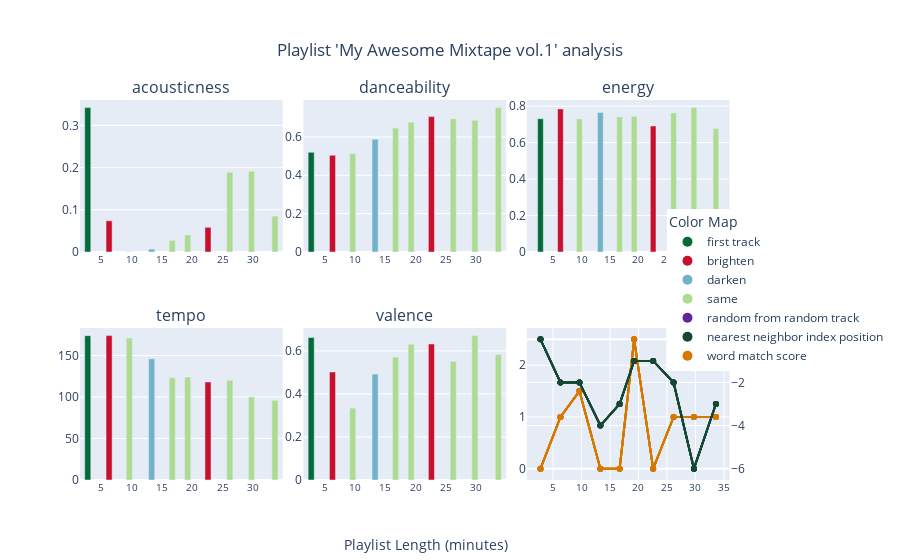

Notebook code for this chart:
### Code cell
myplts.plot_my_playlist(my_playlist, "My Awesome Mixtape vol.1")

### Figure 1 — Plotly figure (JSON) as saved in the notebook; plotly's stock layout.template omitted (floating-point values rounded to 4 significant figures)
{"data": [{"hoverinfo": "text", "hovertext": ["Track: As It Was<br>Artist: Harry Styles<br>Artist Genres: pop<br>Key: F#m<br>Energy: Perfectly harmonic<br>Mood: Same", "Track: Heart Attack<br>Artist: Demi Lovato<br>Artist Genres: pop | post-teen pop<br>Key: G#<br>Energy: Goosebumps<br>Mood: Brighten", "Track: Blinding Lights<br>Artist: The Weeknd<br>Artist Genres: canadian contemporary r&b | canadian pop | pop<br>Key: C#<br>Energy: Goosebumps<br>Mood: Same", "Track: GODS<br>Artist: League of Legends<br>Artist Genres: speedrun | video game music<br>Key: D#m<br>Energy: Goosebumps<br>Mood: Darken", "Track: More Than You Know<br>Artist: Axwell /\\ Ingrosso<br>Artist Genres: edm | pop dance | progressive electro house<br>Key: Fm<br>Energy: Raise energy<br>Mood: Same", "Track: Piece Of Your Heart<br>Artist: MEDUZA<br>Artist Genres: edm | pop dance | pop house | uk dance<br>Key: A#m<br>Energy: Goosebumps<br>Mood: Same", "Track: Flowers<br>Artist: Miley Cyrus<br>Artist Genres: pop<br>Key: C<br>Energy: Goosebumps<br>Mood: Brighten", "Track: Circles<br>Artist: Post Malone<br>Artist Genres: dfw rap | melodic rap | pop | rap<br>Key: C<br>Energy: Perfectly harmonic<br>Mood: Same", "Track: Happier<br>Artist: Marshmello<br>Artist Genres: brostep | edm | pop | progressive electro house<br>Key: F<br>Energy: Goosebumps<br>Mood: Same", "Track: Blank Space<br>Artist: Taylor Swift<br>Artist Genres: pop<br>Key: F<br>Energy: Perfectly harmonic<br>Mood: Same"], "marker": {"color": ["#046a38", "#c8102e", "#addc91", "#71b2c9", "#addc91", "#addc91", "#c8102e", "#addc91", "#addc91", "#addc91"]}, "showlegend": false, "type": "bar", "width": 1, "x": [2.79, 6.3, 9.63, 13.31, 16.69, 19.24, 22.58, 26.17, 29.74, 33.6], "xaxis": "x", "y": [0.342, 0.0738, 0.00143, 0.00685, 0.0275, 0.0404, 0.0584, 0.189, 0.191, 0.085], "yaxis": "y"}, {"hovertext": ["Track: As It Was<br>Artist: Harry Styles<br>Artist Genres: pop<br>Key: F#m<br>Energy: Perfectly harmonic<br>Mood: Same", "Track: Heart Attack<br>Artist: Demi Lovato<br>Artist Genres: pop | post-teen pop<br>Key: G#<br>Energy: Goosebumps<br>Mood: Brighten", "Track: Blinding Lights<br>Artist: The Weeknd<br>Artist Genres: canadian contemporary r&b | canadian pop | pop<br>Key: C#<br>Energy: Goosebumps<br>Mood: Same", "Track: GODS<br>Artist: League of Legends<br>Artist Genres: speedrun | video game music<br>Key: D#m<br>Energy: Goosebumps<br>Mood: Darken", "Track: More Than You Know<br>Artist: Axwell /\\ Ingrosso<br>Artist Genres: edm | pop dance | progressive electro house<br>Key: Fm<br>Energy: Raise energy<br>Mood: Same", "Track: Piece Of Your Heart<br>Artist: MEDUZA<br>Artist Genres: edm | pop dance | pop house | uk dance<br>Key: A#m<br>Energy: Goosebumps<br>Mood: Same", "Track: Flowers<br>Artist: Miley Cyrus<br>Artist Genres: pop<br>Key: C<br>Energy: Goosebumps<br>Mood: Brighten", "Track: Circles<br>Artist: Post Malone<br>Artist Genres: dfw rap | melodic rap | pop | rap<br>Key: C<br>Energy: Perfectly harmonic<br>Mood: Same", "Track: Happier<br>Artist: Marshmello<br>Artist Genres: brostep | edm | pop | progressive electro house<br>Key: F<br>Energy: Goosebumps<br>Mood: Same", "Track: Blank Space<br>Artist: Taylor Swift<br>Artist Genres: pop<br>Key: F<br>Energy: Perfectly harmonic<br>Mood: Same"], "line": {"color": "#d57800"}, "mode": "lines+markers", "showlegend": false, "type": "scatter", "x": [2.79, 6.3, 9.63, 13.31, 16.69, 19.24, 22.58, 26.17, 29.74, 33.6], "xaxis": "x6", "y": [0, 1, 1.5, 0, 0, 2.5, 0, 1, 1, 1], "yaxis": "y11"}, {"hovertext": ["Track: As It Was<br>Artist: Harry Styles<br>Artist Genres: pop<br>Key: F#m<br>Energy: Perfectly harmonic<br>Mood: Same", "Track: Heart Attack<br>Artist: Demi Lovato<br>Artist Genres: pop | post-teen pop<br>Key: G#<br>Energy: Goosebumps<br>Mood: Brighten", "Track: Blinding Lights<br>Artist: The Weeknd<br>Artist Genres: canadian contemporary r&b | canadian pop | pop<br>Key: C#<br>Energy: Goosebumps<br>Mood: Same", "Track: GODS<br>Artist: League of Legends<br>Artist Genres: speedrun | video game music<br>Key: D#m<br>Energy: Goosebumps<br>Mood: Darken", "Track: More Than You Know<br>Artist: Axwell /\\ Ingrosso<br>Artist Genres: edm | pop dance | progressive electro house<br>Key: Fm<br>Energy: Raise energy<br>Mood: Same", "Track: Piece Of Your Heart<br>Artist: MEDUZA<br>Artist Genres: edm | pop dance | pop house | uk dance<br>Key: A#m<br>Energy: Goosebumps<br>Mood: Same", "Track: Flowers<br>Artist: Miley Cyrus<br>Artist Genres: pop<br>Key: C<br>Energy: Goosebumps<br>Mood: Brighten", "Track: Circles<br>Artist: Post Malone<br>Artist Genres: dfw rap | melodic rap | pop | rap<br>Key: C<br>Energy: Perfectly harmonic<br>Mood: Same", "Track: Happier<br>Artist: Marshmello<br>Artist Genres: brostep | edm | pop | progressive electro house<br>Key: F<br>Energy: Goosebumps<br>Mood: Same", "Track: Blank Space<br>Artist: Taylor Swift<br>Artist Genres: pop<br>Key: F<br>Energy: Perfectly harmonic<br>Mood: Same"], "line": {"color": "#154734"}, "mode": "lines+markers", "showlegend": false, "type": "scatter", "x": [2.79, 6.3, 9.63, 13.31, 16.69, 19.24, 22.58, 26.17, 29.74, 33.6], "xaxis": "x6", "y": [0, -2, -2, -4, -3, -1, -1, -2, -6, -3], "yaxis": "y12"}, {"hoverinfo": "text", "hovertext": ["Track: As It Was<br>Artist: Harry Styles<br>Artist Genres: pop<br>Key: F#m<br>Energy: Perfectly harmonic<br>Mood: Same", "Track: Heart Attack<br>Artist: Demi Lovato<br>Artist Genres: pop | post-teen pop<br>Key: G#<br>Energy: Goosebumps<br>Mood: Brighten", "Track: Blinding Lights<br>Artist: The Weeknd<br>Artist Genres: canadian contemporary r&b | canadian pop | pop<br>Key: C#<br>Energy: Goosebumps<br>Mood: Same", "Track: GODS<br>Artist: League of Legends<br>Artist Genres: speedrun | video game music<br>Key: D#m<br>Energy: Goosebumps<br>Mood: Darken", "Track: More Than You Know<br>Artist: Axwell /\\ Ingrosso<br>Artist Genres: edm | pop dance | progressive electro house<br>Key: Fm<br>Energy: Raise energy<br>Mood: Same", "Track: Piece Of Your Heart<br>Artist: MEDUZA<br>Artist Genres: edm | pop dance | pop house | uk dance<br>Key: A#m<br>Energy: Goosebumps<br>Mood: Same", "Track: Flowers<br>Artist: Miley Cyrus<br>Artist Genres: pop<br>Key: C<br>Energy: Goosebumps<br>Mood: Brighten", "Track: Circles<br>Artist: Post Malone<br>Artist Genres: dfw rap | melodic rap | pop | rap<br>Key: C<br>Energy: Perfectly harmonic<br>Mood: Same", "Track: Happier<br>Artist: Marshmello<br>Artist Genres: brostep | edm | pop | progressive electro house<br>Key: F<br>Energy: Goosebumps<br>Mood: Same", "Track: Blank Space<br>Artist: Taylor Swift<br>Artist Genres: pop<br>Key: F<br>Energy: Perfectly harmonic<br>Mood: Same"], "marker": {"color": ["#046a38", "#c8102e", "#addc91", "#71b2c9", "#addc91", "#addc91", "#c8102e", "#addc91", "#addc91", "#addc91"]}, "showlegend": false, "type": "bar", "width": 1, "x": [2.79, 6.3, 9.63, 13.31, 16.69, 19.24, 22.58, 26.17, 29.74, 33.6], "xaxis": "x2", "y": [0.52, 0.504, 0.513, 0.588, 0.646, 0.677, 0.706, 0.695, 0.687, 0.753], "yaxis": "y3"}, {"hovertext": ["Track: As It Was<br>Artist: Harry Styles<br>Artist Genres: pop<br>Key: F#m<br>Energy: Perfectly harmonic<br>Mood: Same", "Track: Heart Attack<br>Artist: Demi Lovato<br>Artist Genres: pop | post-teen pop<br>Key: G#<br>Energy: Goosebumps<br>Mood: Brighten", "Track: Blinding Lights<br>Artist: The Weeknd<br>Artist Genres: canadian contemporary r&b | canadian pop | pop<br>Key: C#<br>Energy: Goosebumps<br>Mood: Same", "Track: GODS<br>Artist: League of Legends<br>Artist Genres: speedrun | video game music<br>Key: D#m<br>Energy: Goosebumps<br>Mood: Darken", "Track: More Than You Know<br>Artist: Axwell /\\ Ingrosso<br>Artist Genres: edm | pop dance | progressive electro house<br>Key: Fm<br>Energy: Raise energy<br>Mood: Same", "Track: Piece Of Your Heart<br>Artist: MEDUZA<br>Artist Genres: edm | pop dance | pop house | uk dance<br>Key: A#m<br>Energy: Goosebumps<br>Mood: Same", "Track: Flowers<br>Artist: Miley Cyrus<br>Artist Genres: pop<br>Key: C<br>Energy: Goosebumps<br>Mood: Brighten", "Track: Circles<br>Artist: Post Malone<br>Artist Genres: dfw rap | melodic rap | pop | rap<br>Key: C<br>Energy: Perfectly harmonic<br>Mood: Same", "Track: Happier<br>Artist: Marshmello<br>Artist Genres: brostep | edm | pop | progressive electro house<br>Key: F<br>Energy: Goosebumps<br>Mood: Same", "Track: Blank Space<br>Artist: Taylor Swift<br>Artist Genres: pop<br>Key: F<br>Energy: Perfectly harmonic<br>Mood: Same"], "line": {"color": "#d57800"}, "mode": "lines+markers", "showlegend": false, "type": "scatter", "x": [2.79, 6.3, 9.63, 13.31, 16.69, 19.24, 22.58, 26.17, 29.74, 33.6], "xaxis": "x6", "y": [0, 1, 1.5, 0, 0, 2.5, 0, 1, 1, 1], "yaxis": "y11"}, {"hovertext": ["Track: As It Was<br>Artist: Harry Styles<br>Artist Genres: pop<br>Key: F#m<br>Energy: Perfectly harmonic<br>Mood: Same", "Track: Heart Attack<br>Artist: Demi Lovato<br>Artist Genres: pop | post-teen pop<br>Key: G#<br>Energy: Goosebumps<br>Mood: Brighten", "Track: Blinding Lights<br>Artist: The Weeknd<br>Artist Genres: canadian contemporary r&b | canadian pop | pop<br>Key: C#<br>Energy: Goosebumps<br>Mood: Same", "Track: GODS<br>Artist: League of Legends<br>Artist Genres: speedrun | video game music<br>Key: D#m<br>Energy: Goosebumps<br>Mood: Darken", "Track: More Than You Know<br>Artist: Axwell /\\ Ingrosso<br>Artist Genres: edm | pop dance | progressive electro house<br>Key: Fm<br>Energy: Raise energy<br>Mood: Same", "Track: Piece Of Your Heart<br>Artist: MEDUZA<br>Artist Genres: edm | pop dance | pop house | uk dance<br>Key: A#m<br>Energy: Goosebumps<br>Mood: Same", "Track: Flowers<br>Artist: Miley Cyrus<br>Artist Genres: pop<br>Key: C<br>Energy: Goosebumps<br>Mood: Brighten", "Track: Circles<br>Artist: Post Malone<br>Artist Genres: dfw rap | melodic rap | pop | rap<br>Key: C<br>Energy: Perfectly harmonic<br>Mood: Same", "Track: Happier<br>Artist: Marshmello<br>Artist Genres: brostep | edm | pop | progressive electro house<br>Key: F<br>Energy: Goosebumps<br>Mood: Same", "Track: Blank Space<br>Artist: Taylor Swift<br>Artist Genres: pop<br>Key: F<br>Energy: Perfectly harmonic<br>Mood: Same"], "line": {"color": "#154734"}, "mode": "lines+markers", "showlegend": false, "type": "scatter", "x": [2.79, 6.3, 9.63, 13.31, 16.69, 19.24, 22.58, 26.17, 29.74, 33.6], "xaxis": "x6", "y": [0, -2, -2, -4, -3, -1, -1, -2, -6, -3], "yaxis": "y12"}, {"hoverinfo": "text", "hovertext": ["Track: As It Was<br>Artist: Harry Styles<br>Artist Genres: pop<br>Key: F#m<br>Energy: Perfectly harmonic<br>Mood: Same", "Track: Heart Attack<br>Artist: Demi Lovato<br>Artist Genres: pop | post-teen pop<br>Key: G#<br>Energy: Goosebumps<br>Mood: Brighten", "Track: Blinding Lights<br>Artist: The Weeknd<br>Artist Genres: canadian contemporary r&b | canadian pop | pop<br>Key: C#<br>Energy: Goosebumps<br>Mood: Same", "Track: GODS<br>Artist: League of Legends<br>Artist Genres: speedrun | video game music<br>Key: D#m<br>Energy: Goosebumps<br>Mood: Darken", "Track: More Than You Know<br>Artist: Axwell /\\ Ingrosso<br>Artist Genres: edm | pop dance | progressive electro house<br>Key: Fm<br>Energy: Raise energy<br>Mood: Same", "Track: Piece Of Your Heart<br>Artist: MEDUZA<br>Artist Genres: edm | pop dance | pop house | uk dance<br>Key: A#m<br>Energy: Goosebumps<br>Mood: Same", "Track: Flowers<br>Artist: Miley Cyrus<br>Artist Genres: pop<br>Key: C<br>Energy: Goosebumps<br>Mood: Brighten", "Track: Circles<br>Artist: Post Malone<br>Artist Genres: dfw rap | melodic rap | pop | rap<br>Key: C<br>Energy: Perfectly harmonic<br>Mood: Same", "Track: Happier<br>Artist: Marshmello<br>Artist Genres: brostep | edm | pop | progressive electro house<br>Key: F<br>Energy: Goosebumps<br>Mood: Same", "Track: Blank Space<br>Artist: Taylor Swift<br>Artist Genres: pop<br>Key: F<br>Energy: Perfectly harmonic<br>Mood: Same"], "marker": {"color": ["#046a38", "#c8102e", "#addc91", "#71b2c9", "#addc91", "#addc91", "#c8102e", "#addc91", "#addc91", "#addc91"]}, "showlegend": false, "type": "bar", "width": 1, "x": [2.79, 6.3, 9.63, 13.31, 16.69, 19.24, 22.58, 26.17, 29.74, 33.6], "xaxis": "x3", "y": [0.731, 0.785, 0.73, 0.765, 0.741, 0.744, 0.691, 0.763, 0.792, 0.678], "yaxis": "y5"}, {"hovertext": ["Track: As It Was<br>Artist: Harry Styles<br>Artist Genres: pop<br>Key: F#m<br>Energy: Perfectly harmonic<br>Mood: Same", "Track: Heart Attack<br>Artist: Demi Lovato<br>Artist Genres: pop | post-teen pop<br>Key: G#<br>Energy: Goosebumps<br>Mood: Brighten", "Track: Blinding Lights<br>Artist: The Weeknd<br>Artist Genres: canadian contemporary r&b | canadian pop | pop<br>Key: C#<br>Energy: Goosebumps<br>Mood: Same", "Track: GODS<br>Artist: League of Legends<br>Artist Genres: speedrun | video game music<br>Key: D#m<br>Energy: Goosebumps<br>Mood: Darken", "Track: More Than You Know<br>Artist: Axwell /\\ Ingrosso<br>Artist Genres: edm | pop dance | progressive electro house<br>Key: Fm<br>Energy: Raise energy<br>Mood: Same", "Track: Piece Of Your Heart<br>Artist: MEDUZA<br>Artist Genres: edm | pop dance | pop house | uk dance<br>Key: A#m<br>Energy: Goosebumps<br>Mood: Same", "Track: Flowers<br>Artist: Miley Cyrus<br>Artist Genres: pop<br>Key: C<br>Energy: Goosebumps<br>Mood: Brighten", "Track: Circles<br>Artist: Post Malone<br>Artist Genres: dfw rap | melodic rap | pop | rap<br>Key: C<br>Energy: Perfectly harmonic<br>Mood: Same", "Track: Happier<br>Artist: Marshmello<br>Artist Genres: brostep | edm | pop | progressive electro house<br>Key: F<br>Energy: Goosebumps<br>Mood: Same", "Track: Blank Space<br>Artist: Taylor Swift<br>Artist Genres: pop<br>Key: F<br>Energy: Perfectly harmonic<br>Mood: Same"], "line": {"color": "#d57800"}, "mode": "lines+markers", "showlegend": false, "type": "scatter", "x": [2.79, 6.3, 9.63, 13.31, 16.69, 19.24, 22.58, 26.17, 29.74, 33.6], "xaxis": "x6", "y": [0, 1, 1.5, 0, 0, 2.5, 0, 1, 1, 1], "yaxis": "y11"}, {"hovertext": ["Track: As It Was<br>Artist: Harry Styles<br>Artist Genres: pop<br>Key: F#m<br>Energy: Perfectly harmonic<br>Mood: Same", "Track: Heart Attack<br>Artist: Demi Lovato<br>Artist Genres: pop | post-teen pop<br>Key: G#<br>Energy: Goosebumps<br>Mood: Brighten", "Track: Blinding Lights<br>Artist: The Weeknd<br>Artist Genres: canadian contemporary r&b | canadian pop | pop<br>Key: C#<br>Energy: Goosebumps<br>Mood: Same", "Track: GODS<br>Artist: League of Legends<br>Artist Genres: speedrun | video game music<br>Key: D#m<br>Energy: Goosebumps<br>Mood: Darken", "Track: More Than You Know<br>Artist: Axwell /\\ Ingrosso<br>Artist Genres: edm | pop dance | progressive electro house<br>Key: Fm<br>Energy: Raise energy<br>Mood: Same", "Track: Piece Of Your Heart<br>Artist: MEDUZA<br>Artist Genres: edm | pop dance | pop house | uk dance<br>Key: A#m<br>Energy: Goosebumps<br>Mood: Same", "Track: Flowers<br>Artist: Miley Cyrus<br>Artist Genres: pop<br>Key: C<br>Energy: Goosebumps<br>Mood: Brighten", "Track: Circles<br>Artist: Post Malone<br>Artist Genres: dfw rap | melodic rap | pop | rap<br>Key: C<br>Energy: Perfectly harmonic<br>Mood: Same", "Track: Happier<br>Artist: Marshmello<br>Artist Genres: brostep | edm | pop | progressive electro house<br>Key: F<br>Energy: Goosebumps<br>Mood: Same", "Track: Blank Space<br>Artist: Taylor Swift<br>Artist Genres: pop<br>Key: F<br>Energy: Perfectly harmonic<br>Mood: Same"], "line": {"color": "#154734"}, "mode": "lines+markers", "showlegend": false, "type": "scatter", "x": [2.79, 6.3, 9.63, 13.31, 16.69, 19.24, 22.58, 26.17, 29.74, 33.6], "xaxis": "x6", "y": [0, -2, -2, -4, -3, -1, -1, -2, -6, -3], "yaxis": "y12"}, {"hoverinfo": "text", "hovertext": ["Track: As It Was<br>Artist: Harry Styles<br>Artist Genres: pop<br>Key: F#m<br>Energy: Perfectly harmonic<br>Mood: Same", "Track: Heart Attack<br>Artist: Demi Lovato<br>Artist Genres: pop | post-teen pop<br>Key: G#<br>Energy: Goosebumps<br>Mood: Brighten", "Track: Blinding Lights<br>Artist: The Weeknd<br>Artist Genres: canadian contemporary r&b | canadian pop | pop<br>Key: C#<br>Energy: Goosebumps<br>Mood: Same", "Track: GODS<br>Artist: League of Legends<br>Artist Genres: speedrun | video game music<br>Key: D#m<br>Energy: Goosebumps<br>Mood: Darken", "Track: More Than You Know<br>Artist: Axwell /\\ Ingrosso<br>Artist Genres: edm | pop dance | progressive electro house<br>Key: Fm<br>Energy: Raise energy<br>Mood: Same", "Track: Piece Of Your Heart<br>Artist: MEDUZA<br>Artist Genres: edm | pop dance | pop house | uk dance<br>Key: A#m<br>Energy: Goosebumps<br>Mood: Same", "Track: Flowers<br>Artist: Miley Cyrus<br>Artist Genres: pop<br>Key: C<br>Energy: Goosebumps<br>Mood: Brighten", "Track: Circles<br>Artist: Post Malone<br>Artist Genres: dfw rap | melodic rap | pop | rap<br>Key: C<br>Energy: Perfectly harmonic<br>Mood: Same", "Track: Happier<br>Artist: Marshmello<br>Artist Genres: brostep | edm | pop | progressive electro house<br>Key: F<br>Energy: Goosebumps<br>Mood: Same", "Track: Blank Space<br>Artist: Taylor Swift<br>Artist Genres: pop<br>Key: F<br>Energy: Perfectly harmonic<br>Mood: Same"], "marker": {"color": ["#046a38", "#c8102e", "#addc91", "#71b2c9", "#addc91", "#addc91", "#c8102e", "#addc91", "#addc91", "#addc91"]}, "showlegend": false, "type": "bar", "width": 1, "x": [2.79, 6.3, 9.63, 13.31, 16.69, 19.24, 22.58, 26.17, 29.74, 33.6], "xaxis": "x4", "y": [173.9, 174.0, 171.0, 146.0, 123.1, 124.1, 118.0, 120.0, 100.0, 96.01], "yaxis": "y7"}, {"hovertext": ["Track: As It Was<br>Artist: Harry Styles<br>Artist Genres: pop<br>Key: F#m<br>Energy: Perfectly harmonic<br>Mood: Same", "Track: Heart Attack<br>Artist: Demi Lovato<br>Artist Genres: pop | post-teen pop<br>Key: G#<br>Energy: Goosebumps<br>Mood: Brighten", "Track: Blinding Lights<br>Artist: The Weeknd<br>Artist Genres: canadian contemporary r&b | canadian pop | pop<br>Key: C#<br>Energy: Goosebumps<br>Mood: Same", "Track: GODS<br>Artist: League of Legends<br>Artist Genres: speedrun | video game music<br>Key: D#m<br>Energy: Goosebumps<br>Mood: Darken", "Track: More Than You Know<br>Artist: Axwell /\\ Ingrosso<br>Artist Genres: edm | pop dance | progressive electro house<br>Key: Fm<br>Energy: Raise energy<br>Mood: Same", "Track: Piece Of Your Heart<br>Artist: MEDUZA<br>Artist Genres: edm | pop dance | pop house | uk dance<br>Key: A#m<br>Energy: Goosebumps<br>Mood: Same", "Track: Flowers<br>Artist: Miley Cyrus<br>Artist Genres: pop<br>Key: C<br>Energy: Goosebumps<br>Mood: Brighten", "Track: Circles<br>Artist: Post Malone<br>Artist Genres: dfw rap | melodic rap | pop | rap<br>Key: C<br>Energy: Perfectly harmonic<br>Mood: Same", "Track: Happier<br>Artist: Marshmello<br>Artist Genres: brostep | edm | pop | progressive electro house<br>Key: F<br>Energy: Goosebumps<br>Mood: Same", "Track: Blank Space<br>Artist: Taylor Swift<br>Artist Genres: pop<br>Key: F<br>Energy: Perfectly harmonic<br>Mood: Same"], "line": {"color": "#d57800"}, "mode": "lines+markers", "showlegend": false, "type": "scatter", "x": [2.79, 6.3, 9.63, 13.31, 16.69, 19.24, 22.58, 26.17, 29.74, 33.6], "xaxis": "x6", "y": [0, 1, 1.5, 0, 0, 2.5, 0, 1, 1, 1], "yaxis": "y11"}, {"hovertext": ["Track: As It Was<br>Artist: Harry Styles<br>Artist Genres: pop<br>Key: F#m<br>Energy: Perfectly harmonic<br>Mood: Same", "Track: Heart Attack<br>Artist: Demi Lovato<br>Artist Genres: pop | post-teen pop<br>Key: G#<br>Energy: Goosebumps<br>Mood: Brighten", "Track: Blinding Lights<br>Artist: The Weeknd<br>Artist Genres: canadian contemporary r&b | canadian pop | pop<br>Key: C#<br>Energy: Goosebumps<br>Mood: Same", "Track: GODS<br>Artist: League of Legends<br>Artist Genres: speedrun | video game music<br>Key: D#m<br>Energy: Goosebumps<br>Mood: Darken", "Track: More Than You Know<br>Artist: Axwell /\\ Ingrosso<br>Artist Genres: edm | pop dance | progressive electro house<br>Key: Fm<br>Energy: Raise energy<br>Mood: Same", "Track: Piece Of Your Heart<br>Artist: MEDUZA<br>Artist Genres: edm | pop dance | pop house | uk dance<br>Key: A#m<br>Energy: Goosebumps<br>Mood: Same", "Track: Flowers<br>Artist: Miley Cyrus<br>Artist Genres: pop<br>Key: C<br>Energy: Goosebumps<br>Mood: Brighten", "Track: Circles<br>Artist: Post Malone<br>Artist Genres: dfw rap | melodic rap | pop | rap<br>Key: C<br>Energy: Perfectly harmonic<br>Mood: Same", "Track: Happier<br>Artist: Marshmello<br>Artist Genres: brostep | edm | pop | progressive electro house<br>Key: F<br>Energy: Goosebumps<br>Mood: Same", "Track: Blank Space<br>Artist: Taylor Swift<br>Artist Genres: pop<br>Key: F<br>Energy: Perfectly harmonic<br>Mood: Same"], "line": {"color": "#154734"}, "mode": "lines+markers", "showlegend": false, "type": "scatter", "x": [2.79, 6.3, 9.63, 13.31, 16.69, 19.24, 22.58, 26.17, 29.74, 33.6], "xaxis": "x6", "y": [0, -2, -2, -4, -3, -1, -1, -2, -6, -3], "yaxis": "y12"}, {"hoverinfo": "text", "hovertext": ["Track: As It Was<br>Artist: Harry Styles<br>Artist Genres: pop<br>Key: F#m<br>Energy: Perfectly harmonic<br>Mood: Same", "Track: Heart Attack<br>Artist: Demi Lovato<br>Artist Genres: pop | post-teen pop<br>Key: G#<br>Energy: Goosebumps<br>Mood: Brighten", "Track: Blinding Lights<br>Artist: The Weeknd<br>Artist Genres: canadian contemporary r&b | canadian pop | pop<br>Key: C#<br>Energy: Goosebumps<br>Mood: Same", "Track: GODS<br>Artist: League of Legends<br>Artist Genres: speedrun | video game music<br>Key: D#m<br>Energy: Goosebumps<br>Mood: Darken", "Track: More Than You Know<br>Artist: Axwell /\\ Ingrosso<br>Artist Genres: edm | pop dance | progressive electro house<br>Key: Fm<br>Energy: Raise energy<br>Mood: Same", "Track: Piece Of Your Heart<br>Artist: MEDUZA<br>Artist Genres: edm | pop dance | pop house | uk dance<br>Key: A#m<br>Energy: Goosebumps<br>Mood: Same", "Track: Flowers<br>Artist: Miley Cyrus<br>Artist Genres: pop<br>Key: C<br>Energy: Goosebumps<br>Mood: Brighten", "Track: Circles<br>Artist: Post Malone<br>Artist Genres: dfw rap | melodic rap | pop | rap<br>Key: C<br>Energy: Perfectly harmonic<br>Mood: Same", "Track: Happier<br>Artist: Marshmello<br>Artist Genres: brostep | edm | pop | progressive electro house<br>Key: F<br>Energy: Goosebumps<br>Mood: Same", "Track: Blank Space<br>Artist: Taylor Swift<br>Artist Genres: pop<br>Key: F<br>Energy: Perfectly harmonic<br>Mood: Same"], "marker": {"color": ["#046a38", "#c8102e", "#addc91", "#71b2c9", "#addc91", "#addc91", "#c8102e", "#addc91", "#addc91", "#addc91"]}, "showlegend": false, "type": "bar", "width": 1, "x": [2.79, 6.3, 9.63, 13.31, 16.69, 19.24, 22.58, 26.17, 29.74, 33.6], "xaxis": "x5", "y": [0.662, 0.502, 0.334, 0.492, 0.571, 0.631, 0.632, 0.551, 0.671, 0.583], "yaxis": "y9"}, {"hovertext": ["Track: As It Was<br>Artist: Harry Styles<br>Artist Genres: pop<br>Key: F#m<br>Energy: Perfectly harmonic<br>Mood: Same", "Track: Heart Attack<br>Artist: Demi Lovato<br>Artist Genres: pop | post-teen pop<br>Key: G#<br>Energy: Goosebumps<br>Mood: Brighten", "Track: Blinding Lights<br>Artist: The Weeknd<br>Artist Genres: canadian contemporary r&b | canadian pop | pop<br>Key: C#<br>Energy: Goosebumps<br>Mood: Same", "Track: GODS<br>Artist: League of Legends<br>Artist Genres: speedrun | video game music<br>Key: D#m<br>Energy: Goosebumps<br>Mood: Darken", "Track: More Than You Know<br>Artist: Axwell /\\ Ingrosso<br>Artist Genres: edm | pop dance | progressive electro house<br>Key: Fm<br>Energy: Raise energy<br>Mood: Same", "Track: Piece Of Your Heart<br>Artist: MEDUZA<br>Artist Genres: edm | pop dance | pop house | uk dance<br>Key: A#m<br>Energy: Goosebumps<br>Mood: Same", "Track: Flowers<br>Artist: Miley Cyrus<br>Artist Genres: pop<br>Key: C<br>Energy: Goosebumps<br>Mood: Brighten", "Track: Circles<br>Artist: Post Malone<br>Artist Genres: dfw rap | melodic rap | pop | rap<br>Key: C<br>Energy: Perfectly harmonic<br>Mood: Same", "Track: Happier<br>Artist: Marshmello<br>Artist Genres: brostep | edm | pop | progressive electro house<br>Key: F<br>Energy: Goosebumps<br>Mood: Same", "Track: Blank Space<br>Artist: Taylor Swift<br>Artist Genres: pop<br>Key: F<br>Energy: Perfectly harmonic<br>Mood: Same"], "line": {"color": "#d57800"}, "mode": "lines+markers", "showlegend": false, "type": "scatter", "x": [2.79, 6.3, 9.63, 13.31, 16.69, 19.24, 22.58, 26.17, 29.74, 33.6], "xaxis": "x6", "y": [0, 1, 1.5, 0, 0, 2.5, 0, 1, 1, 1], "yaxis": "y11"}, {"hovertext": ["Track: As It Was<br>Artist: Harry Styles<br>Artist Genres: pop<br>Key: F#m<br>Energy: Perfectly harmonic<br>Mood: Same", "Track: Heart Attack<br>Artist: Demi Lovato<br>Artist Genres: pop | post-teen pop<br>Key: G#<br>Energy: Goosebumps<br>Mood: Brighten", "Track: Blinding Lights<br>Artist: The Weeknd<br>Artist Genres: canadian contemporary r&b | canadian pop | pop<br>Key: C#<br>Energy: Goosebumps<br>Mood: Same", "Track: GODS<br>Artist: League of Legends<br>Artist Genres: speedrun | video game music<br>Key: D#m<br>Energy: Goosebumps<br>Mood: Darken", "Track: More Than You Know<br>Artist: Axwell /\\ Ingrosso<br>Artist Genres: edm | pop dance | progressive electro house<br>Key: Fm<br>Energy: Raise energy<br>Mood: Same", "Track: Piece Of Your Heart<br>Artist: MEDUZA<br>Artist Genres: edm | pop dance | pop house | uk dance<br>Key: A#m<br>Energy: Goosebumps<br>Mood: Same", "Track: Flowers<br>Artist: Miley Cyrus<br>Artist Genres: pop<br>Key: C<br>Energy: Goosebumps<br>Mood: Brighten", "Track: Circles<br>Artist: Post Malone<br>Artist Genres: dfw rap | melodic rap | pop | rap<br>Key: C<br>Energy: Perfectly harmonic<br>Mood: Same", "Track: Happier<br>Artist: Marshmello<br>Artist Genres: brostep | edm | pop | progressive electro house<br>Key: F<br>Energy: Goosebumps<br>Mood: Same", "Track: Blank Space<br>Artist: Taylor Swift<br>Artist Genres: pop<br>Key: F<br>Energy: Perfectly harmonic<br>Mood: Same"], "line": {"color": "#154734"}, "mode": "lines+markers", "showlegend": false, "type": "scatter", "x": [2.79, 6.3, 9.63, 13.31, 16.69, 19.24, 22.58, 26.17, 29.74, 33.6], "xaxis": "x6", "y": [0, -2, -2, -4, -3, -1, -1, -2, -6, -3], "yaxis": "y12"}, {"marker": {"color": "#046a38", "size": 10}, "mode": "markers", "name": "first track", "showlegend": true, "type": "scatter", "x": [null], "xaxis": "x6", "y": [null], "yaxis": "y11"}, {"marker": {"color": "#c8102e", "size": 10}, "mode": "markers", "name": "brighten", "showlegend": true, "type": "scatter", "x": [null], "xaxis": "x6", "y": [null], "yaxis": "y11"}, {"marker": {"color": "#71b2c9", "size": 10}, "mode": "markers", "name": "darken", "showlegend": true, "type": "scatter", "x": [null], "xaxis": "x6", "y": [null], "yaxis": "y11"}, {"marker": {"color": "#addc91", "size": 10}, "mode": "markers", "name": "same", "showlegend": true, "type": "scatter", "x": [null], "xaxis": "x6", "y": [null], "yaxis": "y11"}, {"marker": {"color": "#5f259f", "size": 10}, "mode": "markers", "name": "random from random track", "showlegend": true, "type": "scatter", "x": [null], "xaxis": "x6", "y": [null], "yaxis": "y11"}, {"marker": {"color": "#154734", "size": 10}, "mode": "markers", "name": "nearest neighbor index position", "showlegend": true, "type": "scatter", "x": [null], "xaxis": "x6", "y": [null], "yaxis": "y11"}, {"marker": {"color": "#d57800", "size": 10}, "mode": "markers", "name": "word match score", "showlegend": true, "type": "scatter", "x": [null], "xaxis": "x6", "y": [null], "yaxis": "y11"}], "layout": {"annotations": [{"font": {"size": 16}, "showarrow": false, "text": "acousticness", "x": 0.1467, "xanchor": "center", "xref": "paper", "y": 1, "yanchor": "bottom", "yref": "paper"}, {"font": {"size": 16}, "showarrow": false, "text": "danceability", "x": 0.47, "xanchor": "center", "xref": "paper", "y": 1, "yanchor": "bottom", "yref": "paper"}, {"font": {"size": 16}, "showarrow": false, "text": "energy", "x": 0.7933, "xanchor": "center", "xref": "paper", "y": 1, "yanchor": "bottom", "yref": "paper"}, {"font": {"size": 16}, "showarrow": false, "text": "tempo", "x": 0.1467, "xanchor": "center", "xref": "paper", "y": 0.4, "yanchor": "bottom", "yref": "paper"}, {"font": {"size": 16}, "showarrow": false, "text": "valence", "x": 0.47, "xanchor": "center", "xref": "paper", "y": 0.4, "yanchor": "bottom", "yref": "paper"}, {"font": {"size": 14}, "showarrow": false, "text": "Playlist Length (minutes)", "x": 0.5, "xref": "paper", "y": -0.2, "yref": "paper"}], "autosize": true, "legend": {"font": {"size": 12}, "title": {"text": "Color Map"}, "x": 1.17, "xanchor": "right", "y": 0.5, "yanchor": "middle"}, "title": {"text": "Playlist 'My Awesome Mixtape vol.1' analysis", "x": 0.5, "xanchor": "center", "y": 0.9, "yanchor": "bottom"}, "xaxis": {"anchor": "y", "domain": [0, 0.2933], "dtick": 5, "matches": "x4", "showticklabels": true, "tickfont": {"size": 10}, "tickmode": "linear"}, "xaxis2": {"anchor": "y3", "domain": [0.3233, 0.6167], "dtick": 5, "matches": "x5", "showticklabels": true, "tickfont": {"size": 10}, "tickmode": "linear"}, "xaxis3": {"anchor": "y5", "domain": [0.6467, 0.94], "dtick": 5, "matches": "x6", "showticklabels": true, "tickfont": {"size": 10}, "tickmode": "linear"}, "xaxis4": {"anchor": "y7", "domain": [0, 0.2933], "dtick": 5, "showticklabels": true, "tickfont": {"size": 10}, "tickmode": "linear"}, "xaxis5": {"anchor": "y9", "domain": [0.3233, 0.6167], "dtick": 5, "showticklabels": true, "tickfont": {"size": 10}, "tickmode": "linear"}, "xaxis6": {"anchor": "y11", "domain": [0.6467, 0.94], "dtick": 5, "tickfont": {"size": 10}, "tickmode": "linear"}, "yaxis": {"anchor": "x", "domain": [0.6, 1]}, "yaxis10": {"anchor": "x5", "overlaying": "y9", "side": "right"}, "yaxis11": {"anchor": "x6", "domain": [0, 0.4]}, "yaxis12": {"anchor": "x6", "overlaying": "y11", "side": "right"}, "yaxis2": {"anchor": "x", "overlaying": "y", "side": "right"}, "yaxis3": {"anchor": "x2", "domain": [0.6, 1]}, "yaxis4": {"anchor": "x2", "overlaying": "y3", "side": "right"}, "yaxis5": {"anchor": "x3", "domain": [0.6, 1]}, "yaxis6": {"anchor": "x3", "overlaying": "y5", "side": "right"}, "yaxis7": {"anchor": "x4", "domain": [0, 0.4]}, "yaxis8": {"anchor": "x4", "overlaying": "y7", "side": "right"}, "yaxis9": {"anchor": "x5", "domain": [0, 0.4]}}}
